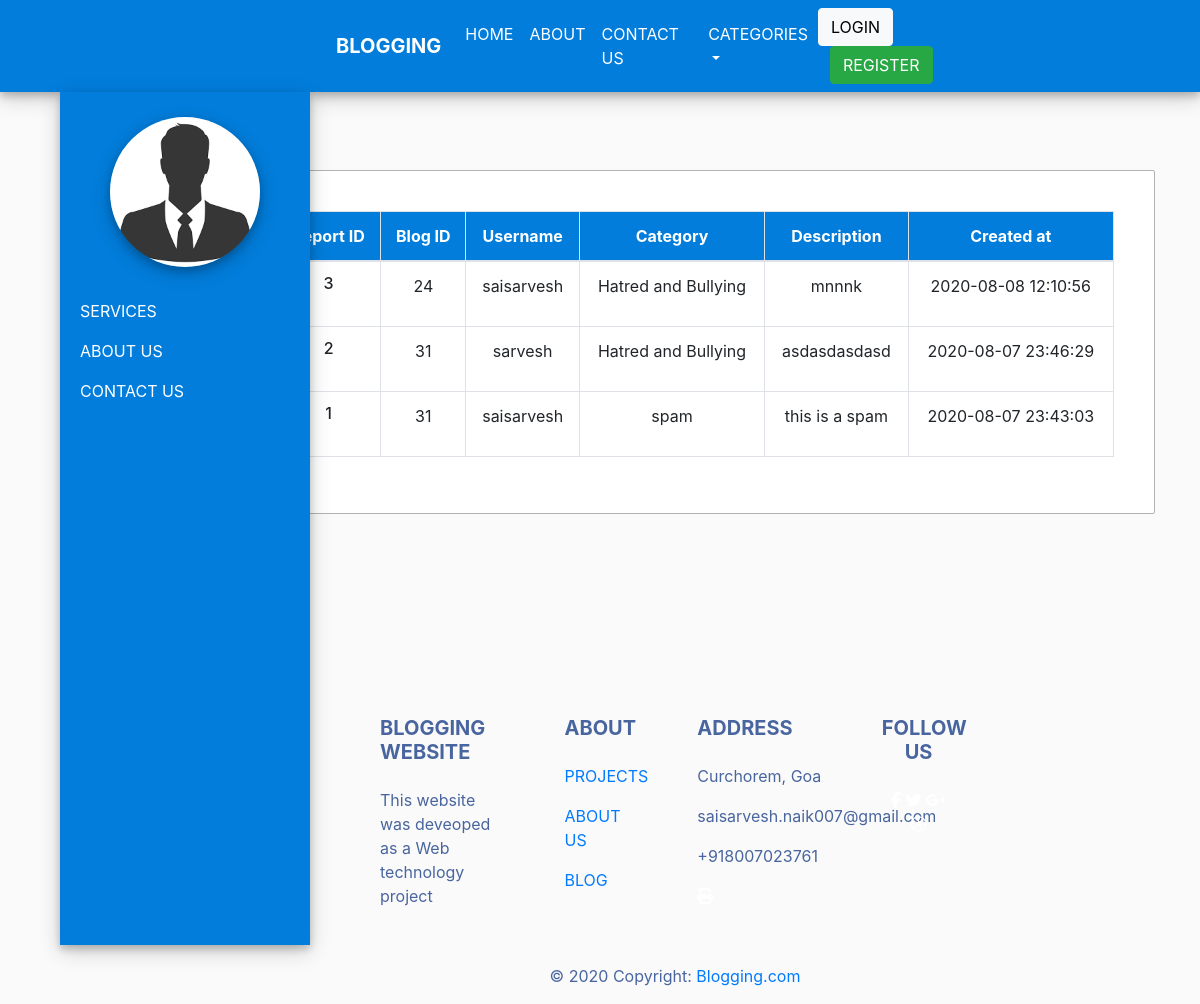
The app's page /reports.php, older data.
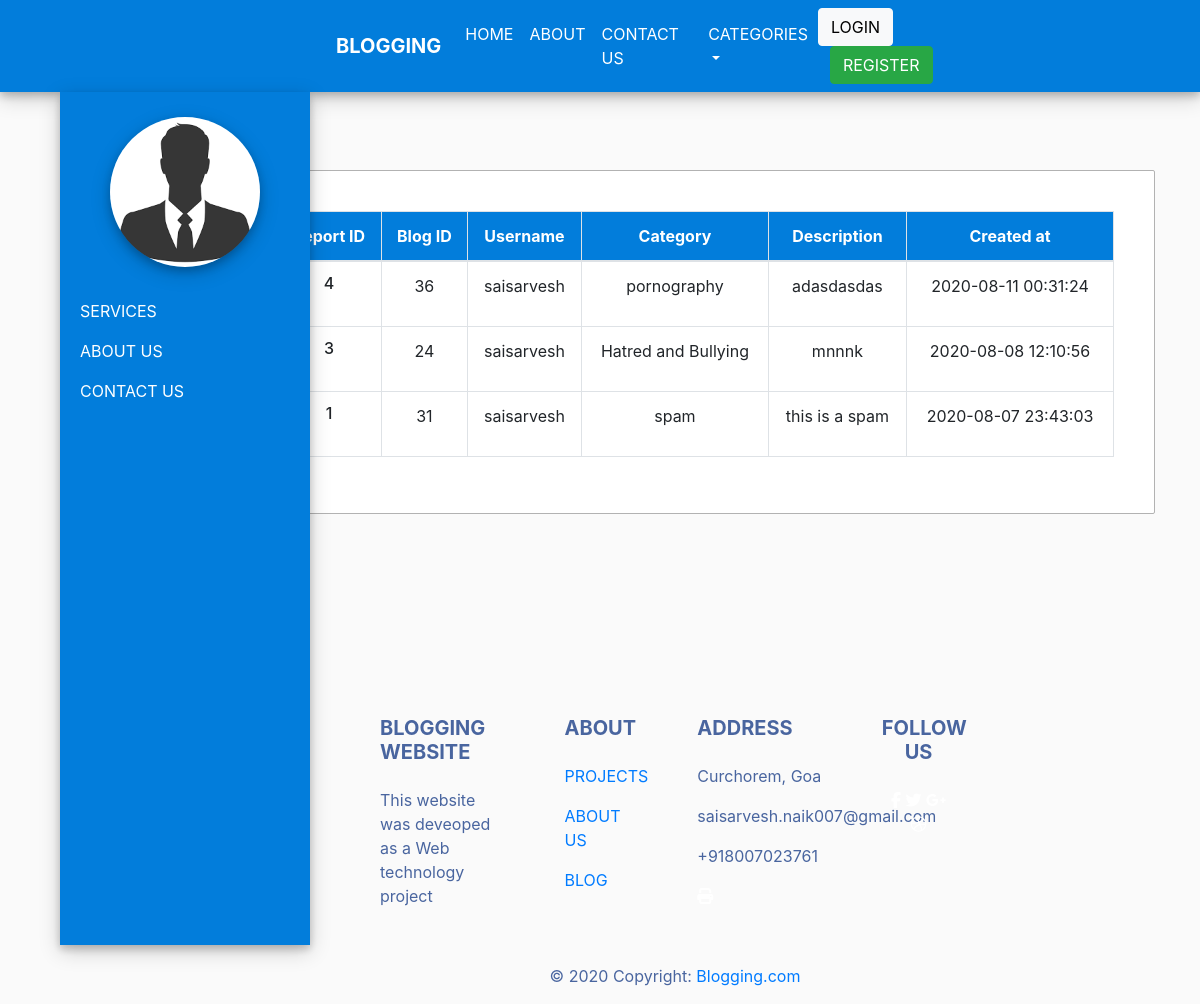
The same page, newer data.
### tables this page shows
CREATE TABLE `reports` (
  `report_id` int(11) NOT NULL,
  `blog_id` int(11) NOT NULL,
  `user_id` int(11) NOT NULL,
  `report_category` varchar(50) NOT NULL,
  `report_desc` varchar(100) NOT NULL,
  `created_at` datetime NOT NULL DEFAULT current_timestamp(),
  `status` int(11) NOT NULL DEFAULT 1
);

CREATE TABLE `users` (
  `user_id` int(11) NOT NULL,
  `user_name` varchar(50) NOT NULL,
  `user_address` varchar(100) NOT NULL,
  `user_cont` varchar(15) NOT NULL,
  `user_email` varchar(50) NOT NULL,
  `username` varchar(50) NOT NULL,
  `password` varchar(20) NOT NULL,
  `profile_pic` varchar(200) NOT NULL,
  `gender` varchar(20) NOT NULL,
  `user_type` int(5) NOT NULL DEFAULT 1 COMMENT '0-admin 1-user',
  `created_date_time` timestamp NOT NULL DEFAULT current_timestamp(),
  `modified_date_time` datetime NOT NULL,
  `deleted_date_time` datetime NOT NULL,
  `status` int(5) NOT NULL
);

### reports.php (the view, shortened to what this page needs)
<!DOCTYPE html>
<html lang="en">
<head>
  <link rel="stylesheet" type="text/css" href="css/bootstrap.min.css">
  <link rel="stylesheet" type="text/css" href="style.css">
  <link rel="stylesheet" type="text/css" href="sidebar.css">
</head>
<body>
  <?php
  require 'header.php';
  ?>
  <?php
  require 'sidebar.php';
  ?>
  <section>
    <div class="container">
     <div class="row" style="margin-top: 2%;">
      <div class="col-md-2"></div>
      <div class="col-md-10 text-center">
        <div class="container-fluid" style="padding: 40px;background-color: #ffffff" id="about_card">
          <table id="datatable-responsive" class="table table-striped table-bordered dt-responsive nowrap" cellspacing="0" width="100%">
            <thead>
              <tr bgcolor="#027ddb" class="text-center">
                <th><font color="white">Report ID</font></th>
                <th><font color="white">Blog ID</font></th>
                <th><font color="white">Username</font></th>
                <th><font color="white">Category</th>
                  <th><font color="white">Description</th>
                    <th><font color="white">Created at</th>
                    </tr>
                  </thead>
                  <tbody>
                    <?php
                    require 'connect.php';
                    $sql= $conn->prepare("SELECT * FROM reports INNER JOIN users ON reports.user_id=users.user_id order by reports.created_at DESC");
                    $sql->execute();
                    $sql->setFetchMode(PDO::FETCH_ASSOC);
                    if($sql->rowCount()>0){
                      foreach (($sql->fetchAll()) as $key => $row) {
                        echo '<tr class="text-center">
                        <td  bgcolor="#ffffff"><h6>'.$row['report_id'].'</h6></td>
                        <td  bgcolor="#ffffff"><p>'.$row['blog_id'].'</p></td>
                        <td  bgcolor="#ffffff"><p>'.$row['username'].'</p></td>
                        <td  bgcolor="#ffffff"><p>'.$row['report_category'].'</p></td>
                        <td  bgcolor="#ffffff"><p>'.$row['report_desc'].'</p></td>
                        <td  bgcolor="#ffffff"><p>'.$row['created_at'].'</p></td>
                        </tr>';
                      }
                    }
                    ?>
                  </tbody>
                </table>
              </div>
            </div>
          </div>
        </div>
      </section>
      <?php
      require 'footer.php';
      ?>
   </body>
   </html>

Row changes from the older to the newer data that the page shows:
no longer on this page (row unchanged): reports: report_id "2", blog "31", user.username "sarvesh", report_category "Hatred and Bullying", report_desc "asdasdasdasd", created_at "2020-08-07 23:46:29"
added reports: report_id "4", blog "36", user.username "saisarvesh", report_category "pornography", report_desc "adasdasdas", created_at "2020-08-11 00:31:24"
